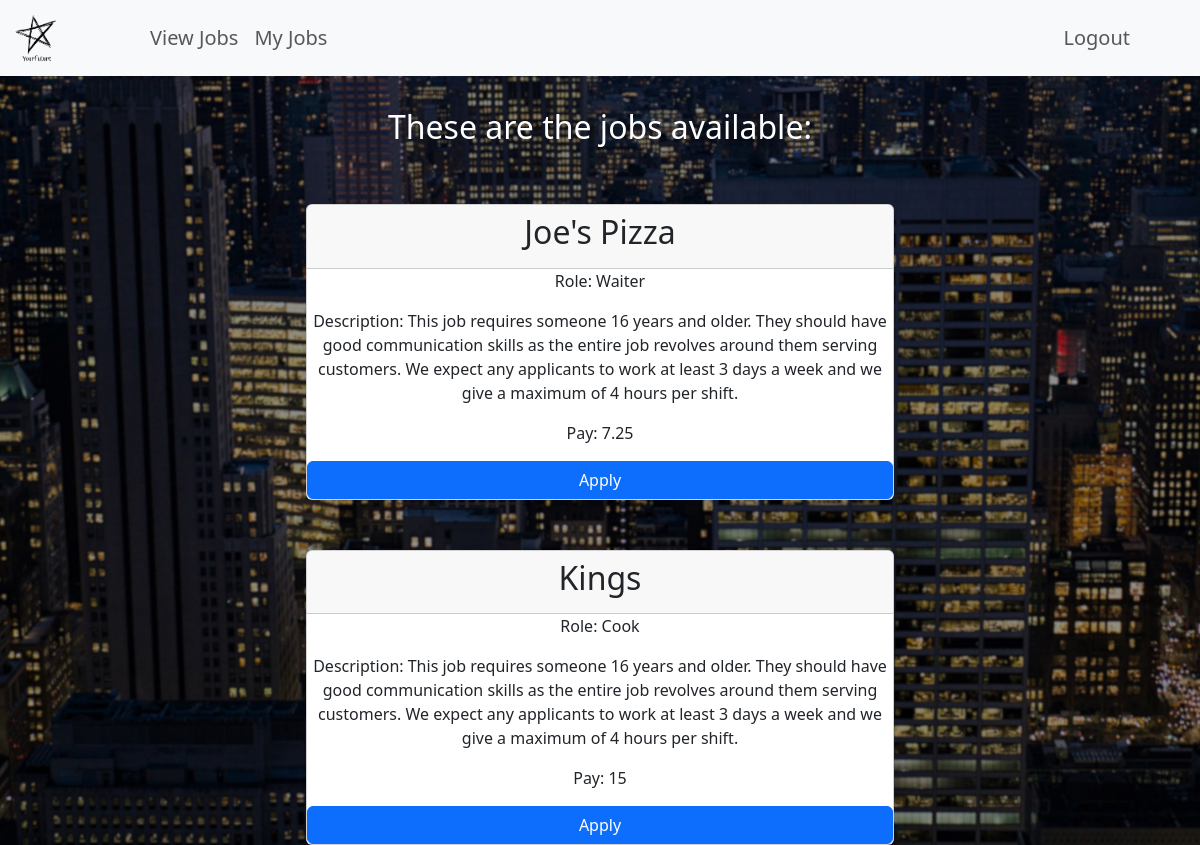
The app's page /viewjobs (signed in) with its own data.
### tables this page shows
CREATE TABLE "jobs" (
	"id"	INTEGER NOT NULL UNIQUE,
	"company"	TEXT NOT NULL,
	"company_role"	TEXT NOT NULL,
	"pay"	NUMERIC NOT NULL,
	"status"	TEXT,
	"added_by"	INTEGER NOT NULL,
	"Description"	TEXT NOT NULL,
	PRIMARY KEY("id" AUTOINCREMENT)
);

### app.py (the view, shortened to what this page needs)
@login_required #decorater which requires user to be logged in to view
@app.route('/viewjobs', methods = ["GET", "POST"])
def view_jobs():
    conn = get_db()
    cursor1 = conn.cursor()#cursor 1 interacts with the jobs table
    cursor2 = conn.cursor()#cursor 2 interacts with the intrested_jobs table
    interested_jobs_cursor = cursor2.execute("SELECT * FROM intrested_jobs WHERE user_id = ?", (session["user_id"], ))
    interested_jobs = []
    for interested_job in interested_jobs_cursor:
        print(interested_job)
        interested_jobs.append(interested_job["job_id"])
    jobs = cursor1.execute("SELECT * FROM jobs WHERE status = ?",("approved",))
    portfolio = []
    for job in jobs:
        id = job["id"]
        check  = id in interested_jobs
        if not check:
            portfolio.append({"company":job["company"], "id":job["id"],"company_role":job["company_role"],"pay":job["pay"], "Description": job["Description"]})
    conn.close()
    return render_template('userview_jobs.html', portfolio=portfolio)

### app.py (called while the page is built)
def get_db():
    if not hasattr(g, 'sqlite_db'): #checks if database connection is already established
        g.sqlite_db = sqlite3.connect(db, check_same_thread=False) #creates new database connection
        g.sqlite_db.row_factory = sqlite3.Row  # Allows column access by name, instead of index
    return g.sqlite_db #return database connection

### templates/userview_jobs.html (shortened to what this page needs)
{% extends "layout.html" %}
{% block main %}
<div class = "custom-welcome">
  <h2>These are the jobs available:</h2>
<div>
        {% for job in portfolio %}
        <div class="row justify-content-center">
          <div class="col-md-6">
              <div class="card">
                  <div class="card-header">
                      <h2 class="text-center">{{ job.company }}</h2>
                  </div>
                  <div class="job">
                      <p>Role: {{ job.company_role }}</p>
                      <p>Description: {{ job.Description }}</p>
                      <p>Pay: {{ job.pay }}</p>
                  </div>
                  <button type="button" class="btn btn-primary" data-bs-toggle="modal" data-bs-target="#addJobModal">
                      Apply
                  </button>
              </div>
          </div>
      </div>
        {% endfor %}
{% endblock %}

### static/style.css (style rules this page uses)
body { background-image: url('./city.jpg'); background-size: cover; background-position: center; background-repeat: no-repeat; background-attachment: fixed; color:white; height: 100vh; }
.card { box-shadow: 0 2px 4px rgba(0, 0, 0, 0.1); margin-top: 50px; }
.custom-welcome { text-align: center !important; margin-top: auto; }

### records on screen
jobs: company "Joe's Pizza", company_role "Waiter", Description "This job requires someone 16 years and older. They should have good communication skills as the entire job revolves around them serving customers. We expect any applicants to work at least 3 days a week and we give a maximum of 4 hours per shift.", pay "7.25"
jobs: company "Kings", company_role "Cook", Description "This job requires someone 16 years and older. They should have good communication skills as the entire job revolves around them serving customers. We expect any applicants to work at least 3 days a week and we give a maximum of 4 hours per shift.", pay "15"
